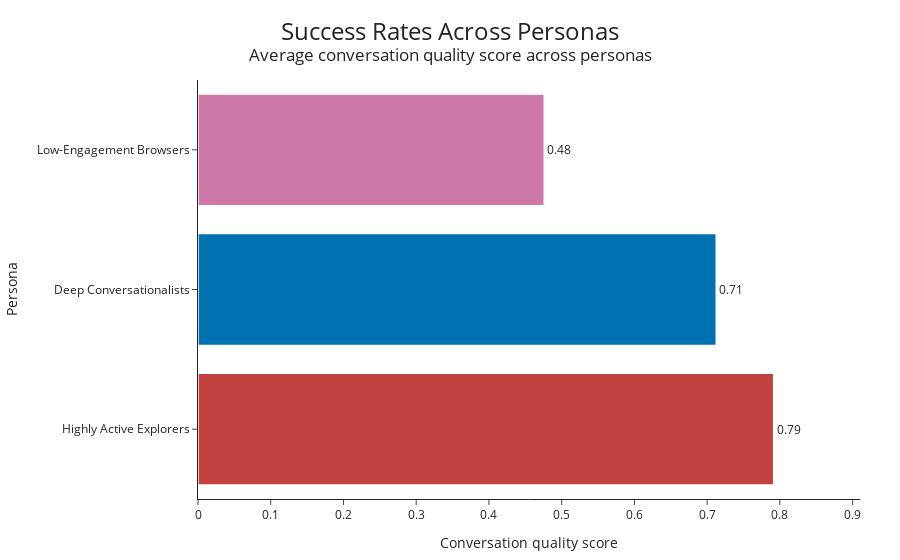

Notebook code cell kept with this figure:
### Code cell
# ================================================================
# 7th Visualization — Persona-Level Success Comparison (Bar Chart)
# ================================================================

import plotly.express as px
from sklearn.preprocessing import StandardScaler
from sklearn.cluster import KMeans

# Features used to identify usage personas
features = [
    "sum_app_opens",
    "no_of_days",
    "medianConversationLength",
    "longestConversationInDays",
    "nrOfConversations"
]

X = df[features].dropna()

scaler = StandardScaler()
X_scaled = scaler.fit_transform(X)

# Three personas identified via k-means clustering
kmeans = KMeans(n_clusters=3, random_state=42)
df.loc[X.index, "persona_cluster"] = kmeans.fit_predict(X_scaled)

df_success = df.dropna(subset=["persona_cluster"]).copy()

# Define the success metric depending on dataset contents
if "match_count" in df_success.columns:
    df_success["match_rate"] = (
        df_success["match_count"] /
        df_success["nrOfConversations"].clip(lower=1)
    )
    success_col = "match_rate"
    success_label = "Matches per conversation"
else:
    depth = df_success["medianConversationLength"]
    duration = df_success["longestConversationInDays"]
    df_success["quality_score"] = (
        depth.rank(pct=True) + duration.rank(pct=True)
    ) / 2
    success_col = "quality_score"
    success_label = "Conversation quality score"

# Average success within each persona
persona_success = (
    df_success
    .groupby("persona_cluster")[success_col]
    .mean()
    .rename_axis("persona_cluster")
    .reset_index(name="success")
)

# Labels for the personas
persona_name = {
    0: "Low-Engagement Browsers",
    1: "Deep Conversationalists",
    2: "Highly Active Explorers"
}
persona_success["persona_name"] = persona_success["persona_cluster"].map(persona_name)

# FT-inspired color palette
ft_palette = FT_PALETTE[:3]

# Sorted for visual clarity
persona_success_sorted = persona_success.sort_values("success", ascending=False)

# Plot
fig_success = px.bar(
    persona_success_sorted,
    x="success",
    y="persona_name",
    orientation="h",
    template="simple_white",
    color="persona_name",
    color_discrete_sequence=ft_palette,
    text="success"
)

fig_success.update_traces(
    texttemplate="%{x:.2f}",
    textposition="outside",
    marker_line_color="white",
    marker_line_width=1.4
)

fig_success.update_layout(
    title=dict(
        text=(
            "Success Rates Across Personas<br>"
            f"<sup>Average {success_label.lower()} across personas</sup>"
        ),
        x=0.5,
        font=dict(size=24)
    ),
    xaxis=dict(
        title=success_label,
        gridcolor="rgba(0,0,0,0.06)",
        range=[0, persona_success["success"].max() * 1.15]
    ),
    yaxis=dict(
        title="Persona",
        categoryorder="total descending"
    ),
    showlegend=False,
    plot_bgcolor="white",
    paper_bgcolor="white",
    margin=dict(l=160, r=40, t=80, b=60)
)

fig_success.show()

### Figure 1 — Plotly figure (JSON) as saved in the notebook; plotly's stock layout.template omitted (floating-point values rounded to 4 significant figures)
{"data": [{"hovertemplate": "persona_name=%{y}<br>success=%{text}<extra></extra>", "legendgroup": "Highly Active Explorers", "marker": {"color": "#C3423F", "line": {"color": "white", "width": 1.4}, "pattern": {"shape": ""}}, "name": "Highly Active Explorers", "orientation": "h", "showlegend": true, "text": [0.7914], "textposition": "outside", "texttemplate": "%{x:.2f}", "type": "bar", "x": [0.7914], "xaxis": "x", "y": ["Highly Active Explorers"], "yaxis": "y"}, {"hovertemplate": "persona_name=%{y}<br>success=%{text}<extra></extra>", "legendgroup": "Deep Conversationalists", "marker": {"color": "#0072B2", "line": {"color": "white", "width": 1.4}, "pattern": {"shape": ""}}, "name": "Deep Conversationalists", "orientation": "h", "showlegend": true, "text": [0.7125], "textposition": "outside", "texttemplate": "%{x:.2f}", "type": "bar", "x": [0.7125], "xaxis": "x", "y": ["Deep Conversationalists"], "yaxis": "y"}, {"hovertemplate": "persona_name=%{y}<br>success=%{text}<extra></extra>", "legendgroup": "Low-Engagement Browsers", "marker": {"color": "#CC79A7", "line": {"color": "white", "width": 1.4}, "pattern": {"shape": ""}}, "name": "Low-Engagement Browsers", "orientation": "h", "showlegend": true, "text": [0.476], "textposition": "outside", "texttemplate": "%{x:.2f}", "type": "bar", "x": [0.476], "xaxis": "x", "y": ["Low-Engagement Browsers"], "yaxis": "y"}], "layout": {"barmode": "relative", "legend": {"title": {"text": "persona_name"}, "tracegroupgap": 0}, "margin": {"b": 60, "l": 160, "r": 40, "t": 80}, "paper_bgcolor": "white", "plot_bgcolor": "white", "showlegend": false, "title": {"font": {"size": 24}, "text": "Success Rates Across Personas<br><sup>Average conversation quality score across personas</sup>", "x": 0.5}, "xaxis": {"anchor": "y", "domain": [0, 1], "gridcolor": "rgba(0,0,0,0.06)", "range": [0, 0.9102], "title": {"text": "Conversation quality score"}}, "yaxis": {"anchor": "x", "categoryarray": ["Low-Engagement Browsers", "Deep Conversationalists", "Highly Active Explorers"], "categoryorder": "total descending", "domain": [0, 1], "title": {"text": "Persona"}}}}
